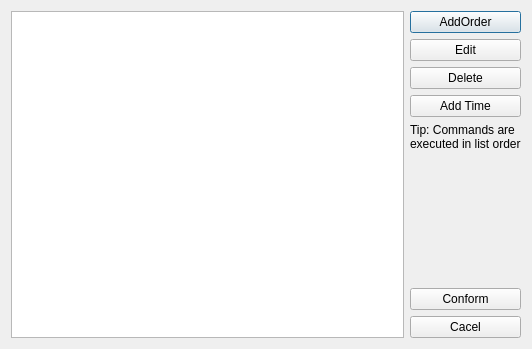
<?xml version="1.0" encoding="UTF-8"?>
<ui version="4.0">
 <class>COrderListWgt</class>
 <widget class="QDialog" name="COrderListWgt">
  <property name="geometry">
   <rect>
    <x>0</x>
    <y>0</y>
    <width>532</width>
    <height>349</height>
   </rect>
  </property>
  <property name="windowTitle">
   <string>COrderListWgt</string>
  </property>
  <layout class="QHBoxLayout" name="horizontalLayout">
   <item>
    <layout class="QHBoxLayout" name="horizontalLayout_2">
     <item>
      <widget class="QListWidget" name="listWidget"/>
     </item>
     <item>
      <layout class="QVBoxLayout" name="verticalLayout">
       <item>
        <widget class="QPushButton" name="pushButton">
         <property name="text">
          <string>AddOrder</string>
         </property>
        </widget>
       </item>
       <item>
        <widget class="QPushButton" name="pushButton_2">
         <property name="text">
          <string>Edit</string>
         </property>
        </widget>
       </item>
       <item>
        <widget class="QPushButton" name="pushButton_3">
         <property name="text">
          <string>Delete</string>
         </property>
        </widget>
       </item>
       <item>
        <widget class="QPushButton" name="pushButton_4">
         <property name="text">
          <string>Add Time</string>
         </property>
        </widget>
       </item>
       <item>
        <widget class="QLabel" name="label">
         <property name="maximumSize">
          <size>
           <width>16777215</width>
           <height>50</height>
          </size>
         </property>
         <property name="text">
          <string>Tip: Commands are 
executed in list order</string>
         </property>
        </widget>
       </item>
       <item>
        <spacer name="verticalSpacer">
         <property name="orientation">
          <enum>Qt::Vertical</enum>
         </property>
         <property name="sizeHint" stdset="0">
          <size>
           <width>20</width>
           <height>40</height>
          </size>
         </property>
        </spacer>
       </item>
       <item>
        <widget class="QPushButton" name="pushButton_5">
         <property name="text">
          <string>Conform</string>
         </property>
        </widget>
       </item>
       <item>
        <widget class="QPushButton" name="pushButton_6">
         <property name="text">
          <string>Cacel</string>
         </property>
        </widget>
       </item>
      </layout>
     </item>
    </layout>
   </item>
  </layout>
 </widget>
 <layoutdefault spacing="6" margin="11"/>
 <resources/>
 <connections/>
</ui>
